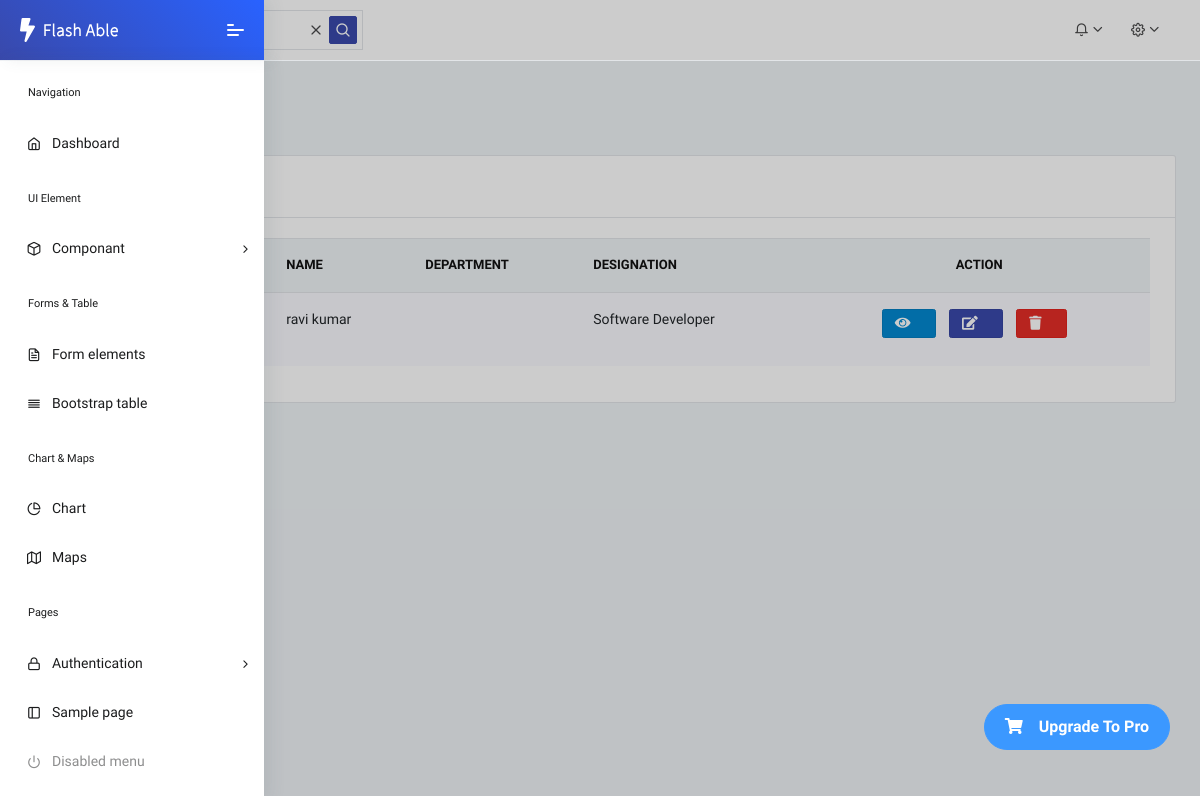
Page /list_employee/ on the earlier database version.
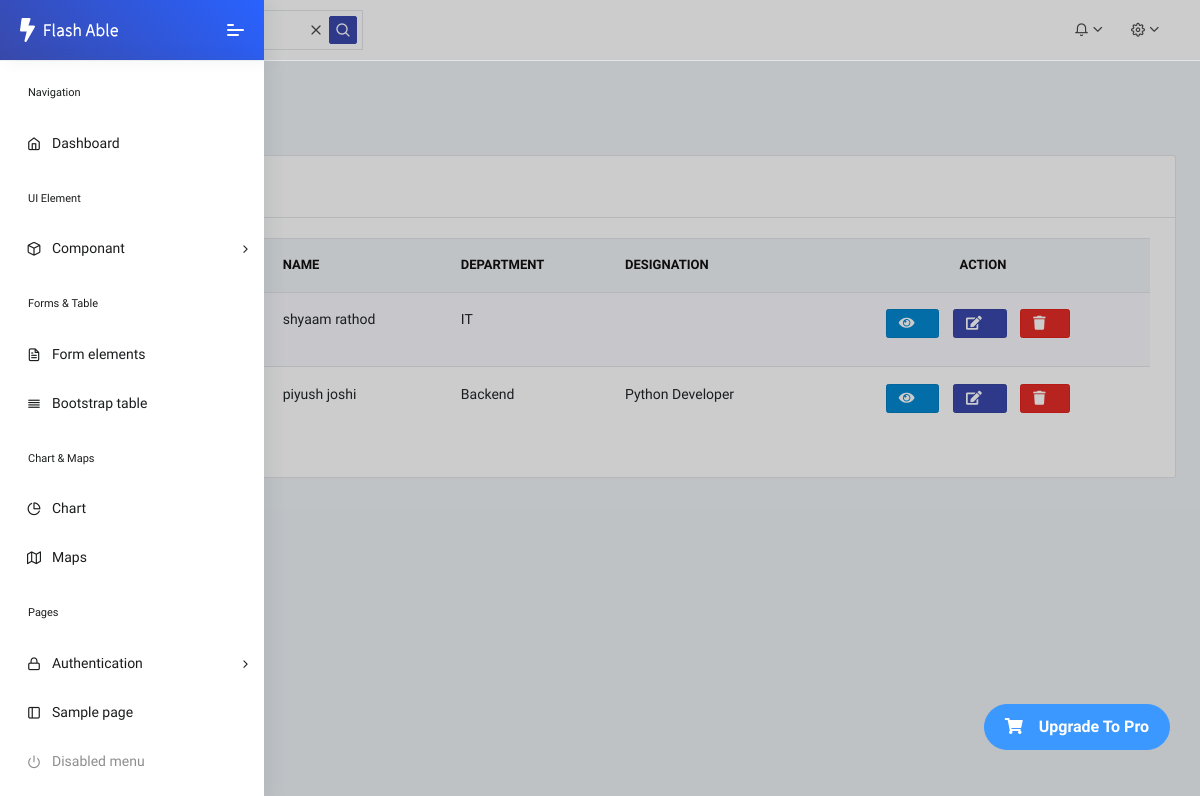
Same page on the later database version.
### core/models.py (models this page shows, shortened)
class EmployeeProfile(models.Model):
    user = models.OneToOneField(User, on_delete=models.CASCADE)
    department = models.ForeignKey(
        Department,
        on_delete=models.SET_NULL,
        null=True,
        blank=True
    )
    designation = models.CharField(max_length=100)
    salary = models.DecimalField(max_digits=10, decimal_places=2)
    join_date = models.DateField()
    experience = models.PositiveIntegerField(
        help_text="Years of experience",
        null=True,
        blank=True
    )

class User(AbstractUser):
    ROLE_CHOICES = [
        ("ADMIN", "Admin"),
        ("EMPLOYEE", "Employee"),
    ]
    role = models.CharField(max_length=20, choices=ROLE_CHOICES)
    phone = models.CharField(max_length=15, blank=True)
    address = models.TextField(blank=True)
    profile_pic = models.ImageField(
        upload_to="profile_pics/",
        default="profile_pics/default.png",
        blank=True
    )

class Department(models.Model):
    name = models.CharField(max_length=100)
    description = models.TextField(blank=True)

### core/views.py (the view)
# urls.py: path('list_employee/', views.list_employee, name='list-employee'),
def list_employee(request):
    employees = EmployeeProfile.objects.select_related('user','department')
    context = {
        'employees' : employees
    }
    return render(request,'employee/Employee_list.html',context)

### core/templates/employee/Employee_list.html (shortened to what this page needs)
{% extends 'dashboard/Admin_Dashboard.html' %}
{% load static %}
{% block mein %}
<div class="pcoded-main-container">
    <div class="pcoded-wrapper">
        <div class="pcoded-content">
            <div class="pcoded-inner-content">
                <div class="main-body">
                    <div class="page-wrapper">
                        <div class="page-header">
                            <div class="page-block">
                                <div class="row align-items-center">
                                    <div class="col-md-12">
                                        <div class="page-header-title">
                                            <h5 class="m-b-10">Sample Page</h5>
                                        </div>
                                        <ul class="breadcrumb">
                                            <li class="breadcrumb-item"><a href="index.html"></a></li>
                                            <li class="breadcrumb-item"><a href="#!">Sample Page</a></li>
                                        </ul>
                                    </div>
                                </div>
                            </div>
                        </div>
                        <div class="row">
                            <div class="col-xl-12">
                                <div class="card">
                                    <div class="card-header">
                                        <h5>Employee List</h5>
                                    </div>
                                    <div class="card-body table-border-style">
                                        <div class="table-responsive">
                                            <table class="table table-striped">
                                                <thead>
                                                    <tr>
                                                        <th>#</th>
                                                        <th>Photo</th>
                                                        <th>Name</th>
                                                        <th>Department</th>
                                                        <th>Designation</th>
                                                        <th class="text-center">Action</th>
                                                    </tr>
                                                </thead>
                                                <tbody>
                                                {% for emp in employees %}
                                                    <tr>
                                                        <td>{{ forloop.counter }}</td>
                                                        <td>
                                                        </td>
                                                        <td>
                                                            {{ emp.user.first_name }}
                                                            {{ emp.user.last_name }}
                                                        </td>
                                                        <td>
                                                            {{ emp.department.name }}
                                                        </td>
                                                        <td>
                                                            {{ emp.designation }}
                                                        </td>
                                                        <td class="text-center">
                                                            <a href="" class="btn btn-sm btn-info">
                                                                <i class="fa fa-eye"></i>
                                                            </a>
                                                            <a href="{% url 'edit-employee' pk=emp.id %}" class="btn btn-sm btn-primary">
                                                                <i class="fa fa-edit"></i>
                                                            </a>
                                                            <a href="" class="btn btn-sm btn-danger">
                                                                <i class="fa fa-trash"></i>
                                                            </a>
                                                        </td>
                                                    </tr>
                                                {% endfor %}
                                                </tbody>
                                            </table>
                                        </div>
                                    </div>
                                </div>
                            </div>
                        </div>
                    </div>
                </div>
            </div>
        </div>
    </div>
</div>
{% endblock %}

### core/templates/dashboard/Admin_Dashboard.html (shortened to what this page needs)
{% load static %}
<!DOCTYPE html>
<html lang="en">
<head>
	<link rel="stylesheet" href="{% static 'assets/fonts/fontawesome/css/fontawesome-all.min.css' %}">
	<link rel="stylesheet" href="{% static 'assets/plugins/animation/css/animate.min.css' %}">
	<link rel="stylesheet" href="{% static 'assets/css/style.css' %}">
	<link href="https://cdn.jsdelivr.net/npm/bootstrap-icons@1.11.3/font/bootstrap-icons.css" rel="stylesheet">
</head>
<body class="">
	<nav class="pcoded-navbar menupos-fixed menu-light brand-blue ">
		<div class="navbar-wrapper ">
			<div class="navbar-brand header-logo">
				<a href="index.html" class="b-brand">
					<img src="{% static 'assets/images/logo.svg' %}" alt="" class="logo images">
				</a>
				<a class="mobile-menu" id="mobile-collapse" href="#!"><span></span></a>
			</div>
			<div class="navbar-content scroll-div">
				<ul class="nav pcoded-inner-navbar">
					<li class="nav-item pcoded-menu-caption">
						<label>Navigation</label>
					</li>
					<li class="nav-item">
						<a href="index.html" class="nav-link"><span class="pcoded-micon"><i class="feather icon-home"></i></span><span class="pcoded-mtext">Dashboard</span></a>
					</li>
					<li class="nav-item pcoded-menu-caption">
						<label>UI Element</label>
					</li>
					<li class="nav-item pcoded-hasmenu">
						<a href="#!" class="nav-link"><span class="pcoded-micon"><i class="feather icon-box"></i></span><span class="pcoded-mtext">Componant</span></a>
					</li>
					<li class="nav-item pcoded-menu-caption">
						<label>Forms &amp; table</label>
					</li>
					<li class="nav-item">
						<a href="form_elements.html" class="nav-link"><span class="pcoded-micon"><i class="feather icon-file-text"></i></span><span class="pcoded-mtext">Form elements</span></a>
					</li>
					<li class="nav-item">
						<a href="tbl_bootstrap.html" class="nav-link"><span class="pcoded-micon"><i class="feather icon-align-justify"></i></span><span class="pcoded-mtext">Bootstrap table</span></a>
					</li>
					<li class="nav-item pcoded-menu-caption">
						<label>Chart & Maps</label>
					</li>
					<li class="nav-item">
						<a href="chart-morris.html" class="nav-link"><span class="pcoded-micon"><i class="feather icon-pie-chart"></i></span><span class="pcoded-mtext">Chart</span></a>
					</li>
					<li class="nav-item">
						<a href="map-google.html" class="nav-link"><span class="pcoded-micon"><i class="feather icon-map"></i></span><span class="pcoded-mtext">Maps</span></a>
					</li>
					<li class="nav-item pcoded-menu-caption">
						<label>Pages</label>
					</li>
					<li class="nav-item pcoded-hasmenu">
						<a href="#!" class="nav-link"><span class="pcoded-micon"><i class="feather icon-lock"></i></span><span class="pcoded-mtext">Authentication</span></a>
					</li>
					<li class="nav-item"><a href="sample-page.html" class="nav-link"><span class="pcoded-micon"><i class="feather icon-sidebar"></i></span><span class="pcoded-mtext">Sample page</span></a></li>
					<li class="nav-item disabled"><a href="#!" class="nav-link"><span class="pcoded-micon"><i class="feather icon-power"></i></span><span class="pcoded-mtext">Disabled menu</span></a></li>
				</ul>
			</div>
		</div>
	</nav>
	<header class="navbar pcoded-header navbar-expand-lg navbar-light headerpos-fixed">
		<div class="collapse navbar-collapse">
			<ul class="navbar-nav mr-auto">
				<li class="nav-item">
					<div class="main-search open">
						<div class="input-group">
							<a href="#!" class="input-group-append search-close">
								<i class="feather icon-x input-group-text"></i>
							</a>
							<span class="input-group-append search-btn btn btn-primary">
								<i class="feather icon-search input-group-text"></i>
							</span>
						</div>
					</div>
				</li>
			</ul>
			<ul class="navbar-nav ml-auto">
				<li>
					<div class="dropdown">
						<a class="dropdown-toggle" href="#" data-toggle="dropdown"><i class="icon feather icon-bell"></i></a>
					</div>
				</li>
				<li>
					<div class="dropdown drp-user">
						<a href="#" class="dropdown-toggle" data-toggle="dropdown">
							<i class="icon feather icon-settings"></i>
						</a>
					</div>
				</li>
			</ul>
		</div>
	</header>
	{% block mein %}{% endblock %}
</body>
</html>

Differences in the rows shown:
changed EmployeeProfile: user.first_name "ravi" → "shyaam"; user.last_name "kumar" → "rathod"; department.name (not shown) → "IT"; designation "Software Developer" → (not shown)
added EmployeeProfile: user.first_name "piyush", user.last_name "joshi", department.name "Backend", designation "Python Developer"
